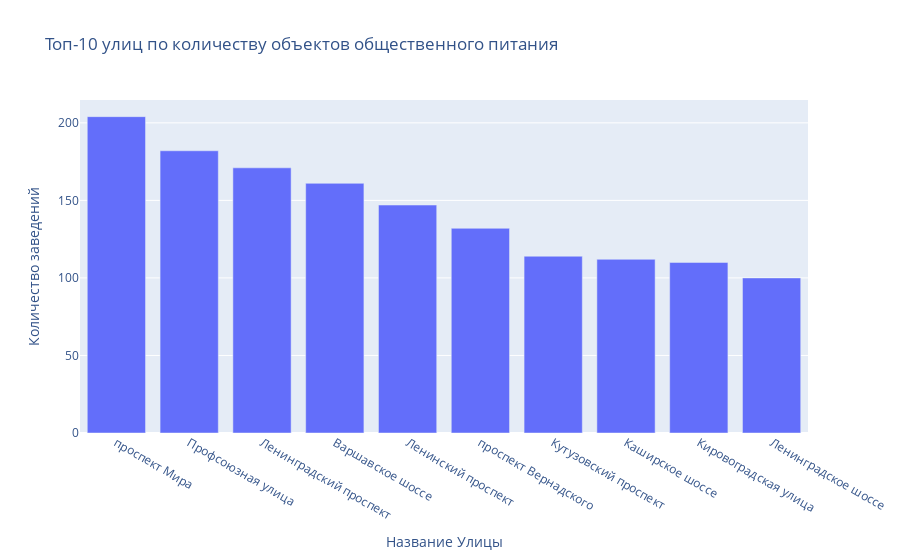

The code cell stored with this chart in its notebook:
### Markdown cell above
<a id='2.7'></a>
7. Постройте график топ-10 улиц по количеству объектов общественного питания. Воспользуйтесь внешней информацией и ответьте на вопрос — в каких районах Москвы находятся эти улицы?

### Code cell
popular_street=df.groupby('street',as_index=False)['id'].count().rename(columns={'id':'quantity'}).sort_values(by='quantity',ascending=False)
top10=popular_street.head(10)
street=px.bar(top10,x='street',y='quantity', title='Топ-10 улиц по количеству объектов общественного питания')
street.update_layout(
    xaxis_title='Название Улицы',
    yaxis_title='Количество заведений',
    font=dict(
        size=12,
        color='#325288'
    )

)
street.show()

### Figure 1 — Plotly figure (JSON) as saved in the notebook; plotly's stock layout.template omitted (floating-point values rounded to 4 significant figures)
{"data": [{"alignmentgroup": "True", "hovertemplate": "street=%{x}<br>quantity=%{y}<extra></extra>", "legendgroup": "", "marker": {"color": "#636efa"}, "name": "", "offsetgroup": "", "orientation": "v", "showlegend": false, "textposition": "auto", "type": "bar", "x": ["проспект Мира", "Профсоюзная улица", "Ленинградский проспект", "Варшавское шоссе", "Ленинский проспект", "проспект Вернадского", "Кутузовский проспект", "Каширское шоссе", "Кировоградская улица", "Ленинградское шоссе"], "xaxis": "x", "y": [204, 182, 171, 161, 147, 132, 114, 112, 110, 100], "yaxis": "y"}], "layout": {"barmode": "relative", "font": {"color": "#325288", "size": 12}, "legend": {"tracegroupgap": 0}, "title": {"text": "Топ-10 улиц по количеству объектов общественного питания"}, "xaxis": {"anchor": "y", "domain": [0, 1], "title": {"text": "Название Улицы"}}, "yaxis": {"anchor": "x", "domain": [0, 1], "title": {"text": "Количество заведений"}}}}
